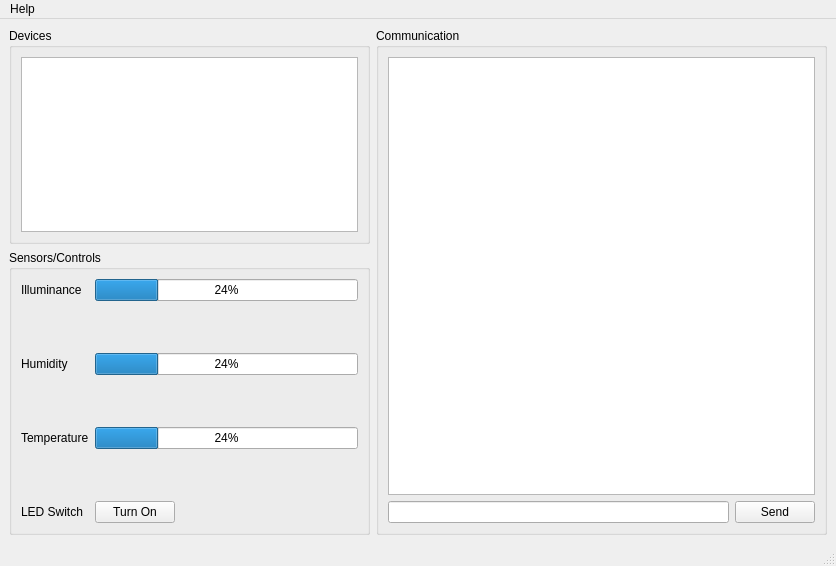
<?xml version="1.0" encoding="UTF-8"?>
<ui version="4.0">
 <class>MainWindow</class>
 <widget class="QMainWindow" name="MainWindow">
  <property name="geometry">
   <rect>
    <x>0</x>
    <y>0</y>
    <width>836</width>
    <height>566</height>
   </rect>
  </property>
  <property name="windowTitle">
   <string>Ethernet to SubG Demo</string>
  </property>
  <property name="windowIcon">
   <iconset>
    <normaloff>resources/ico/logo_1_8X3_icon.ico</normaloff>resources/ico/logo_1_8X3_icon.ico</iconset>
  </property>
  <widget class="QWidget" name="centralwidget">
   <layout class="QHBoxLayout" name="horizontalLayout" stretch="4,5">
    <item>
     <layout class="QVBoxLayout" name="verticalLayout" stretch="2,0">
      <item>
       <widget class="QGroupBox" name="groupBox">
        <property name="enabled">
         <bool>true</bool>
        </property>
        <property name="maximumSize">
         <size>
          <width>16777215</width>
          <height>16777215</height>
         </size>
        </property>
        <property name="font">
         <font>
          <family>Microsoft YaHei UI</family>
         </font>
        </property>
        <property name="title">
         <string>Devices</string>
        </property>
        <layout class="QVBoxLayout" name="verticalLayout_3">
         <item>
          <widget class="QTableView" name="tableViewDevices">
           <property name="font">
            <font>
             <family>Microsoft YaHei UI</family>
             <pointsize>8</pointsize>
            </font>
           </property>
           <property name="editTriggers">
            <set>QAbstractItemView::NoEditTriggers</set>
           </property>
           <property name="alternatingRowColors">
            <bool>true</bool>
           </property>
           <property name="selectionMode">
            <enum>QAbstractItemView::SingleSelection</enum>
           </property>
           <property name="selectionBehavior">
            <enum>QAbstractItemView::SelectRows</enum>
           </property>
           <property name="verticalScrollMode">
            <enum>QAbstractItemView::ScrollPerPixel</enum>
           </property>
           <property name="horizontalScrollMode">
            <enum>QAbstractItemView::ScrollPerPixel</enum>
           </property>
          </widget>
         </item>
        </layout>
       </widget>
      </item>
      <item>
       <widget class="QGroupBox" name="groupBox_2">
        <property name="enabled">
         <bool>true</bool>
        </property>
        <property name="font">
         <font>
          <family>Microsoft YaHei UI</family>
         </font>
        </property>
        <property name="title">
         <string>Sensors/Controls</string>
        </property>
        <layout class="QFormLayout" name="formLayout">
         <item row="1" column="0">
          <widget class="QLabel" name="label">
           <property name="font">
            <font>
             <family>Microsoft YaHei UI</family>
            </font>
           </property>
           <property name="text">
            <string>Illuminance</string>
           </property>
          </widget>
         </item>
         <item row="1" column="1">
          <widget class="QProgressBar" name="progressBarIlluminance">
           <property name="value">
            <number>24</number>
           </property>
           <property name="invertedAppearance">
            <bool>false</bool>
           </property>
          </widget>
         </item>
         <item row="2" column="1">
          <spacer name="verticalSpacer">
           <property name="orientation">
            <enum>Qt::Vertical</enum>
           </property>
           <property name="sizeHint" stdset="0">
            <size>
             <width>20</width>
             <height>40</height>
            </size>
           </property>
          </spacer>
         </item>
         <item row="3" column="0">
          <widget class="QLabel" name="label_2">
           <property name="font">
            <font>
             <family>Microsoft YaHei UI</family>
            </font>
           </property>
           <property name="text">
            <string>Humidity</string>
           </property>
          </widget>
         </item>
         <item row="4" column="1">
          <spacer name="verticalSpacer_2">
           <property name="orientation">
            <enum>Qt::Vertical</enum>
           </property>
           <property name="sizeHint" stdset="0">
            <size>
             <width>20</width>
             <height>40</height>
            </size>
           </property>
          </spacer>
         </item>
         <item row="5" column="0">
          <widget class="QLabel" name="label_3">
           <property name="font">
            <font>
             <family>Microsoft YaHei UI</family>
            </font>
           </property>
           <property name="text">
            <string>Temperature</string>
           </property>
          </widget>
         </item>
         <item row="6" column="1">
          <spacer name="verticalSpacer_3">
           <property name="orientation">
            <enum>Qt::Vertical</enum>
           </property>
           <property name="sizeHint" stdset="0">
            <size>
             <width>20</width>
             <height>40</height>
            </size>
           </property>
          </spacer>
         </item>
         <item row="7" column="0">
          <widget class="QLabel" name="label_4">
           <property name="font">
            <font>
             <family>Microsoft YaHei UI</family>
            </font>
           </property>
           <property name="text">
            <string>LED Switch</string>
           </property>
          </widget>
         </item>
         <item row="7" column="1">
          <layout class="QHBoxLayout" name="horizontalLayout_3">
           <item>
            <widget class="QPushButton" name="pushButtonLedToggle">
             <property name="font">
              <font>
               <family>Microsoft YaHei UI</family>
              </font>
             </property>
             <property name="text">
              <string>Turn On</string>
             </property>
             <property name="checkable">
              <bool>true</bool>
             </property>
             <property name="checked">
              <bool>false</bool>
             </property>
            </widget>
           </item>
           <item>
            <spacer name="horizontalSpacer_2">
             <property name="orientation">
              <enum>Qt::Horizontal</enum>
             </property>
             <property name="sizeHint" stdset="0">
              <size>
               <width>40</width>
               <height>20</height>
              </size>
             </property>
            </spacer>
           </item>
          </layout>
         </item>
         <item row="3" column="1">
          <widget class="QProgressBar" name="progressBar_2Humidity">
           <property name="value">
            <number>24</number>
           </property>
          </widget>
         </item>
         <item row="5" column="1">
          <widget class="QProgressBar" name="progressBar_3Temperature">
           <property name="value">
            <number>24</number>
           </property>
          </widget>
         </item>
        </layout>
        <zorder>label</zorder>
        <zorder>progressBarIlluminance</zorder>
        <zorder>label_2</zorder>
        <zorder>progressBar_2Humidity</zorder>
        <zorder>label_3</zorder>
        <zorder>progressBar_3Temperature</zorder>
        <zorder>verticalSpacer</zorder>
        <zorder>verticalSpacer_2</zorder>
        <zorder>verticalSpacer_3</zorder>
        <zorder>label_4</zorder>
       </widget>
      </item>
     </layout>
    </item>
    <item>
     <layout class="QVBoxLayout" name="verticalLayout_2">
      <item>
       <widget class="QGroupBox" name="groupBox_3">
        <property name="font">
         <font>
          <family>Microsoft YaHei UI</family>
         </font>
        </property>
        <property name="title">
         <string>Communication</string>
        </property>
        <layout class="QVBoxLayout" name="verticalLayout_4">
         <item>
          <widget class="QPlainTextEdit" name="plainTextEdit">
           <property name="font">
            <font>
             <family>Microsoft YaHei UI</family>
            </font>
           </property>
           <property name="autoFillBackground">
            <bool>false</bool>
           </property>
           <property name="readOnly">
            <bool>true</bool>
           </property>
           <property name="plainText">
            <string/>
           </property>
          </widget>
         </item>
         <item>
          <layout class="QHBoxLayout" name="horizontalLayout_2">
           <item>
            <widget class="QLineEdit" name="lineEditData">
             <property name="font">
              <font>
               <family>Microsoft YaHei UI</family>
              </font>
             </property>
            </widget>
           </item>
           <item>
            <widget class="QPushButton" name="pushButtonSend">
             <property name="font">
              <font>
               <family>Microsoft YaHei UI</family>
              </font>
             </property>
             <property name="text">
              <string>Send</string>
             </property>
            </widget>
           </item>
          </layout>
         </item>
        </layout>
       </widget>
      </item>
     </layout>
    </item>
   </layout>
  </widget>
  <widget class="QMenuBar" name="menubar">
   <property name="geometry">
    <rect>
     <x>0</x>
     <y>0</y>
     <width>836</width>
     <height>26</height>
    </rect>
   </property>
   <widget class="QMenu" name="menuAbout">
    <property name="title">
     <string>Help</string>
    </property>
    <addaction name="actionAbout_2"/>
   </widget>
   <addaction name="menuAbout"/>
  </widget>
  <widget class="QStatusBar" name="statusbar"/>
  <action name="actionAbout">
   <property name="text">
    <string>About</string>
   </property>
  </action>
  <action name="actionAbout_2">
   <property name="text">
    <string>About</string>
   </property>
   <property name="font">
    <font>
     <family>Microsoft YaHei UI</family>
    </font>
   </property>
  </action>
 </widget>
 <resources/>
 <connections/>
 <slots>
  <slot>toggleSend(bool)</slot>
  <slot>validateData(QString)</slot>
  <slot>lockInputItems(bool)</slot>
  <slot>validateData()</slot>
  <slot>refreshUartPorts()</slot>
  <slot>lockUartPort(bool)</slot>
  <slot>connect(bool)</slot>
  <slot>readRfData()</slot>
  <slot>writeRfData()</slot>
  <slot>clearPacketList()</slot>
  <slot>clearTxStatistics()</slot>
  <slot>clearRxStatistics()</slot>
 </slots>
</ui>
